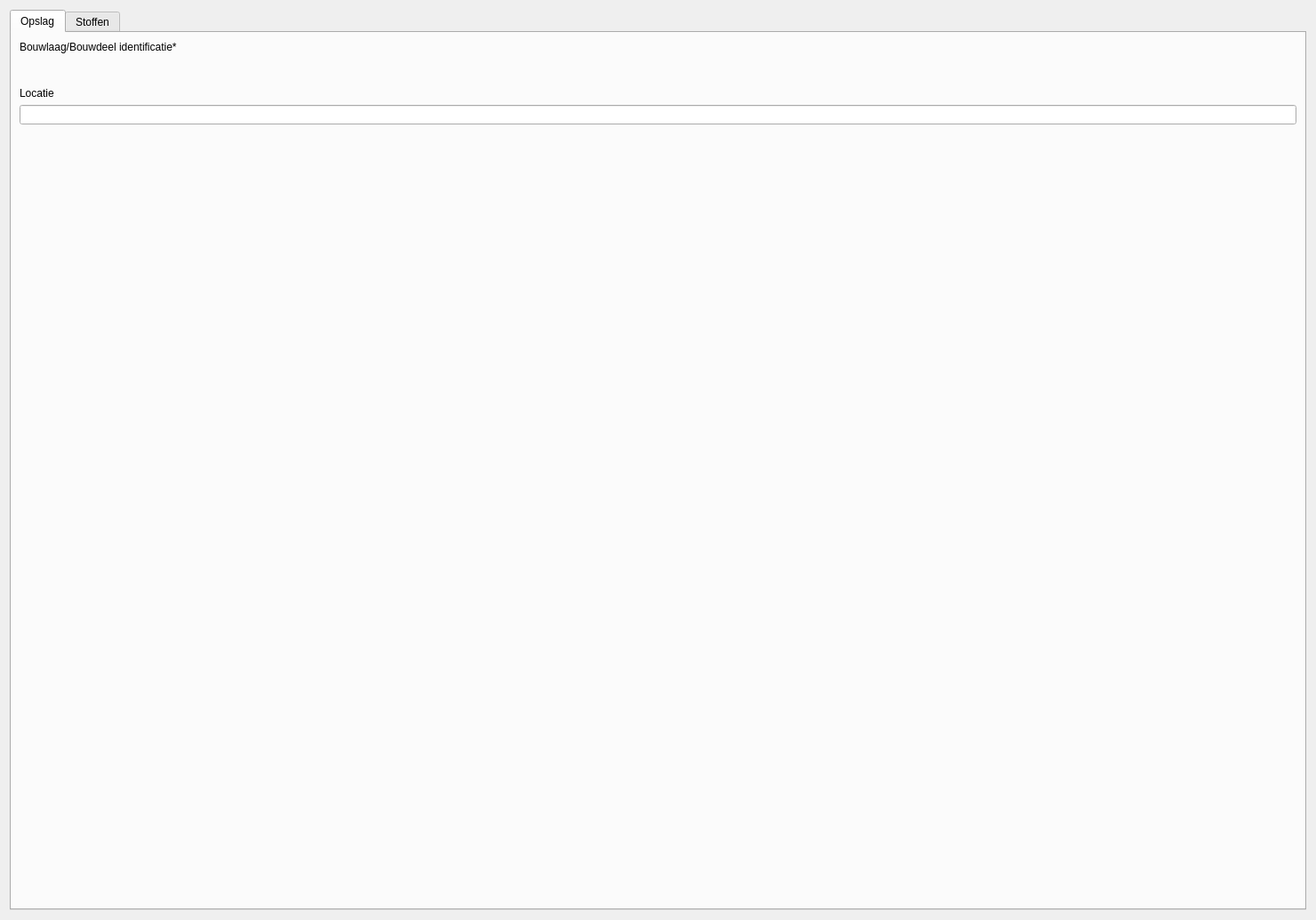
<?xml version="1.0" encoding="UTF-8"?>
<ui version="4.0">
 <class>Dialog</class>
 <widget class="QDialog" name="Dialog">
  <property name="geometry">
   <rect>
    <x>0</x>
    <y>0</y>
    <width>1480</width>
    <height>1035</height>
   </rect>
  </property>
  <property name="windowTitle">
   <string>Dialog</string>
  </property>
  <layout class="QVBoxLayout" name="verticalLayout">
   <item>
    <widget class="QTabWidget" name="tabWidget">
     <property name="currentIndex">
      <number>0</number>
     </property>
     <widget class="QWidget" name="tab">
      <attribute name="title">
       <string>Opslag</string>
      </attribute>
      <layout class="QVBoxLayout" name="verticalLayout_3">
       <item>
        <layout class="QVBoxLayout" name="verticalLayout_2">
         <item>
          <widget class="QLabel" name="label_2">
           <property name="sizePolicy">
            <sizepolicy hsizetype="Minimum" vsizetype="Minimum">
             <horstretch>0</horstretch>
             <verstretch>0</verstretch>
            </sizepolicy>
           </property>
           <property name="text">
            <string>Bouwlaag/Bouwdeel identificatie*</string>
           </property>
          </widget>
         </item>
         <item>
          <widget class="QgsRelationReferenceWidget" name="bouwlaag_id" native="true">
           <property name="sizePolicy">
            <sizepolicy hsizetype="Preferred" vsizetype="Preferred">
             <horstretch>0</horstretch>
             <verstretch>0</verstretch>
            </sizepolicy>
           </property>
           <property name="minimumSize">
            <size>
             <width>0</width>
             <height>26</height>
            </size>
           </property>
           <property name="whatsThis">
            <string/>
           </property>
          </widget>
         </item>
         <item>
          <widget class="QLabel" name="label_4">
           <property name="sizePolicy">
            <sizepolicy hsizetype="Minimum" vsizetype="Preferred">
             <horstretch>0</horstretch>
             <verstretch>0</verstretch>
            </sizepolicy>
           </property>
           <property name="text">
            <string>Locatie</string>
           </property>
          </widget>
         </item>
         <item>
          <widget class="QLineEdit" name="locatie"/>
         </item>
         <item>
          <spacer name="verticalSpacer">
           <property name="orientation">
            <enum>Qt::Vertical</enum>
           </property>
           <property name="sizeHint" stdset="0">
            <size>
             <width>20</width>
             <height>40</height>
            </size>
           </property>
          </spacer>
         </item>
        </layout>
       </item>
      </layout>
     </widget>
     <widget class="QWidget" name="tab_2">
      <attribute name="title">
       <string>Stoffen</string>
      </attribute>
      <layout class="QVBoxLayout" name="verticalLayout_4">
       <item>
        <widget class="QgsRelationEditorWidget" name="stoffen">
         <property name="enabled">
          <bool>true</bool>
         </property>
         <property name="qgisRelation" stdset="0">
          <string notr="true">opslag_stoffen_rel</string>
         </property>
        </widget>
       </item>
      </layout>
     </widget>
    </widget>
   </item>
  </layout>
 </widget>
 <customwidgets>
  <customwidget>
   <class>QgsCollapsibleGroupBox</class>
   <extends>QGroupBox</extends>
   <header>qgscollapsiblegroupbox.h</header>
   <container>1</container>
  </customwidget>
  <customwidget>
   <class>QgsRelationEditorWidget</class>
   <extends>QgsCollapsibleGroupBox</extends>
   <header>qgsrelationeditorwidget.h</header>
   <container>1</container>
  </customwidget>
  <customwidget>
   <class>QgsRelationReferenceWidget</class>
   <extends>QWidget</extends>
   <header>qgsrelationreferencewidget.h</header>
  </customwidget>
 </customwidgets>
 <resources/>
 <connections/>
</ui>
